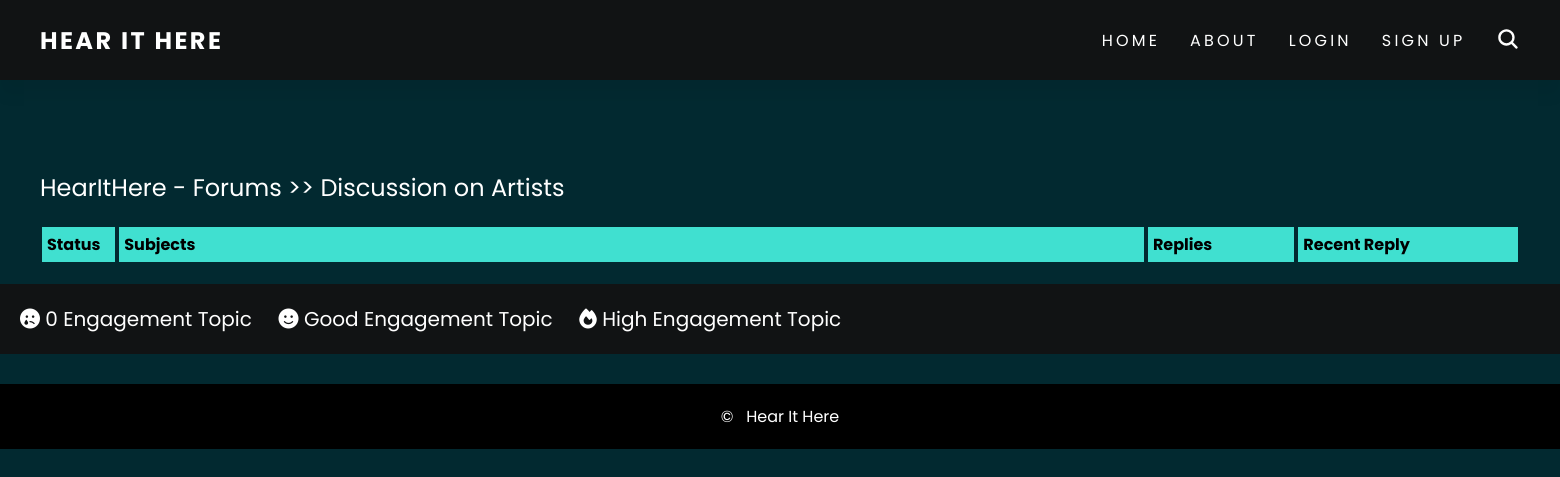
Page /forum/4/ on the earlier database version.
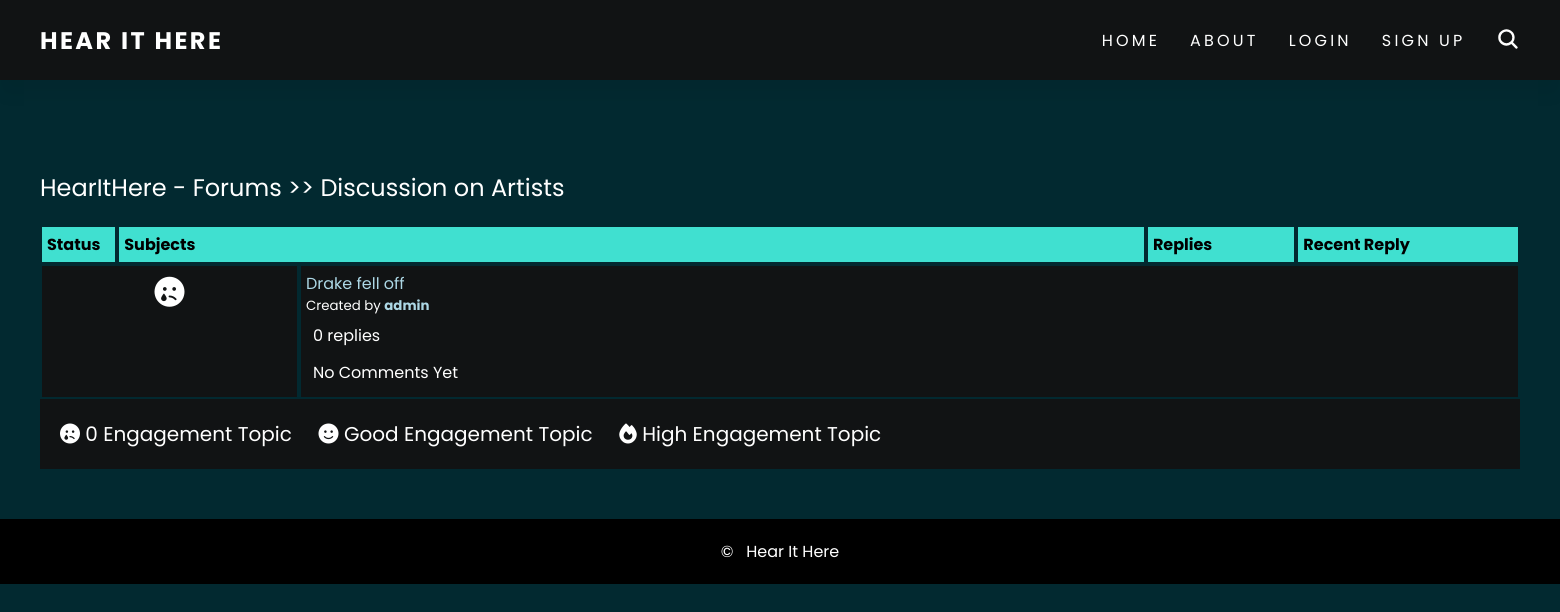
Same page on the later database version.
### forum/models.py (models this page shows, shortened)
class Post(models.Model):
    title = models.CharField(max_length=100, unique=True, null=False)
    description = models.TextField(null=False)
    time = models.DateTimeField(auto_now_add=True)
    user = models.ForeignKey(CustomUser, on_delete=models.CASCADE)
    category = models.ForeignKey(Category, on_delete=models.CASCADE)

### account/models.py (models this page shows, shortened)
class CustomUser(AbstractBaseUser, PermissionsMixin):
    email = models.EmailField(max_length=255, null=False, unique=True)
    username = models.CharField(max_length=50, null=False, unique=True)
    date_joined = models.DateTimeField(auto_now_add=True)
    is_staff = models.BooleanField(default=False)
    is_active = models.BooleanField(default=False)
    is_mod = models.BooleanField(default=False)
    USERNAME_FIELD = 'username'
    REQUIRED_FIELDS = ['email']
    objects = CustomUserManager()

### forum/views.py (the view)
# urls.py: path('<int:category_id>/', views.browse_posts, name='posts'),
def browse_posts(request, category_id):
    category = get_object_or_404(Category, id=category_id)
    posts = Post.objects.filter(category_id=category_id).order_by('-time')
    return render(request, 'forum/posts.html', {'category': category, 'posts': posts})

### forum/templates/forum/posts.html (shortened to what this page needs)
{% extends 'templates/base.html' %}
{% block content %}
    <div class = "container">
        <div class = "navigate">
            <span>  <a href="{% url 'homepage:home' %}">HearItHere - Forums >> {{ category.title }}</a></span>
        </div>
        <div class = "posts-table">
            <div class = "table-head">
                <div class = "status">Status</div>
                <div class = "subjects">Subjects</div>
                <div class = "replies">Replies</div>
                <div class = "last-reply">Recent Reply</div>
            </div>
            {% for post in posts %}
            <div class = "table-row">
                {% if post.comment_set.count == 0 %}
                    <div class = "status"><i class="fa-solid fa-face-sad-tear"></i></div>
                {% elif post.comment_set.count < 4 %}
                    <div class = "status"><i class="fa-solid fa-face-smile"></i></div>
                {% else %}
                    <div class = "status"><i class="fa-solid fa-fire"></i></div>
                {% endif %}
                    <div class = "subjects"><a href="{% url 'forum:view_post' category_id=category.id post_id=post.id %}">
                        {{ post.title }}</a>
                    <br>
                    <div class="created-by">
                        <span>Created by <b><a href="{% url 'account:profile' username=post.user.username %}">
                            {{ post.user.username }}</a></b></span>
                </div>
                <div class = "replies">
                    {{ post.comment_set.count }} replies <br>
                </div>
                <div class = "last-reply">
                    {% if post.comment_set.count == 0 %}
                        No Comments Yet
                    {% else %}
                        {{ post.comment_set.last.time }}
                        <br>
                        By <b><a href="{% url 'account:profile' username=post.comment_set.last.user.username %}">
                            {{ post.comment_set.last.user.username }}</a></b>
                    {% endif %}
                </div>
            </div>
            {% endfor %}
        </div>
    </div>
    <div class = "note">
        <span>
            <i class="fa-solid fa-face-sad-tear"></i> 0 Engagement Topic&nbsp;&nbsp;&nbsp;&nbsp;
        </span>
        <span>
            <i class="fa-solid fa-face-smile"></i> Good Engagement Topic&nbsp;&nbsp;&nbsp;&nbsp;
        </span>
        <span>
            <i class="fa-solid fa-fire"></i> High Engagement Topic&nbsp;&nbsp;&nbsp;&nbsp;
        </span>
    </div>
{% endblock %}

Differences in the rows shown:
added Post: title "Drake fell off", user.username "admin", comment_set.count "0", shows "No Comments Yet"
